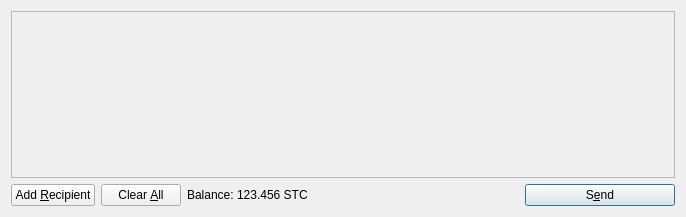
<?xml version="1.0" encoding="UTF-8"?>
<ui version="4.0">
 <class>SendCoinsDialog</class>
 <widget class="QDialog" name="SendCoinsDialog">
  <property name="geometry">
   <rect>
    <x>0</x>
    <y>0</y>
    <width>686</width>
    <height>217</height>
   </rect>
  </property>
  <property name="windowTitle">
   <string>Send Coins</string>
  </property>
  <layout class="QVBoxLayout" name="verticalLayout">
   <item>
    <widget class="QScrollArea" name="scrollArea">
     <property name="widgetResizable">
      <bool>true</bool>
     </property>
     <widget class="QWidget" name="scrollAreaWidgetContents">
      <property name="geometry">
       <rect>
        <x>0</x>
        <y>0</y>
        <width>666</width>
        <height>165</height>
       </rect>
      </property>
      <layout class="QVBoxLayout" name="verticalLayout_2">
       <property name="margin">
        <number>0</number>
       </property>
       <item>
        <layout class="QVBoxLayout" name="entries">
         <property name="spacing">
          <number>6</number>
         </property>
        </layout>
       </item>
       <item>
        <spacer name="verticalSpacer">
         <property name="orientation">
          <enum>Qt::Vertical</enum>
         </property>
         <property name="sizeHint" stdset="0">
          <size>
           <width>20</width>
           <height>40</height>
          </size>
         </property>
        </spacer>
       </item>
      </layout>
     </widget>
    </widget>
   </item>
   <item>
    <layout class="QHBoxLayout" name="horizontalLayout">
     <item>
      <widget class="QPushButton" name="addButton">
       <property name="toolTip">
        <string>Send to multiple recipients at once</string>
       </property>
       <property name="text">
        <string>Add &amp;Recipient</string>
       </property>
       <property name="icon">
        <iconset resource="../bitcoin.qrc">
         <normaloff>:/icons/add</normaloff>:/icons/add</iconset>
       </property>
       <property name="autoDefault">
        <bool>false</bool>
       </property>
      </widget>
     </item>
     <item>
      <widget class="QPushButton" name="clearButton">
       <property name="sizePolicy">
        <sizepolicy hsizetype="Minimum" vsizetype="Fixed">
         <horstretch>0</horstretch>
         <verstretch>0</verstretch>
        </sizepolicy>
       </property>
       <property name="toolTip">
        <string>Remove all transaction fields</string>
       </property>
       <property name="text">
        <string>Clear &amp;All</string>
       </property>
       <property name="icon">
        <iconset resource="../bitcoin.qrc">
         <normaloff>:/icons/remove</normaloff>:/icons/remove</iconset>
       </property>
       <property name="autoRepeatDelay">
        <number>300</number>
       </property>
       <property name="autoDefault">
        <bool>false</bool>
       </property>
      </widget>
     </item>
     <item>
      <layout class="QHBoxLayout" name="horizontalLayout_2">
       <property name="spacing">
        <number>3</number>
       </property>
       <item>
        <widget class="QLabel" name="label">
         <property name="text">
          <string>Balance:</string>
         </property>
        </widget>
       </item>
       <item>
        <widget class="QLabel" name="labelBalance">
         <property name="cursor">
          <cursorShape>IBeamCursor</cursorShape>
         </property>
         <property name="text">
          <string>123.456 STC</string>
         </property>
         <property name="textInteractionFlags">
          <set>Qt::LinksAccessibleByMouse|Qt::TextSelectableByKeyboard|Qt::TextSelectableByMouse</set>
         </property>
        </widget>
       </item>
      </layout>
     </item>
     <item>
      <spacer name="horizontalSpacer">
       <property name="orientation">
        <enum>Qt::Horizontal</enum>
       </property>
       <property name="sizeHint" stdset="0">
        <size>
         <width>40</width>
         <height>20</height>
        </size>
       </property>
      </spacer>
     </item>
     <item>
      <widget class="QPushButton" name="sendButton">
       <property name="minimumSize">
        <size>
         <width>150</width>
         <height>0</height>
        </size>
       </property>
       <property name="toolTip">
        <string>Confirm the send action</string>
       </property>
       <property name="text">
        <string>S&amp;end</string>
       </property>
       <property name="icon">
        <iconset resource="../bitcoin.qrc">
         <normaloff>:/icons/send</normaloff>:/icons/send</iconset>
       </property>
       <property name="default">
        <bool>true</bool>
       </property>
      </widget>
     </item>
    </layout>
   </item>
  </layout>
 </widget>
 <resources>
  <include location="../bitcoin.qrc"/>
 </resources>
 <connections/>
</ui>
